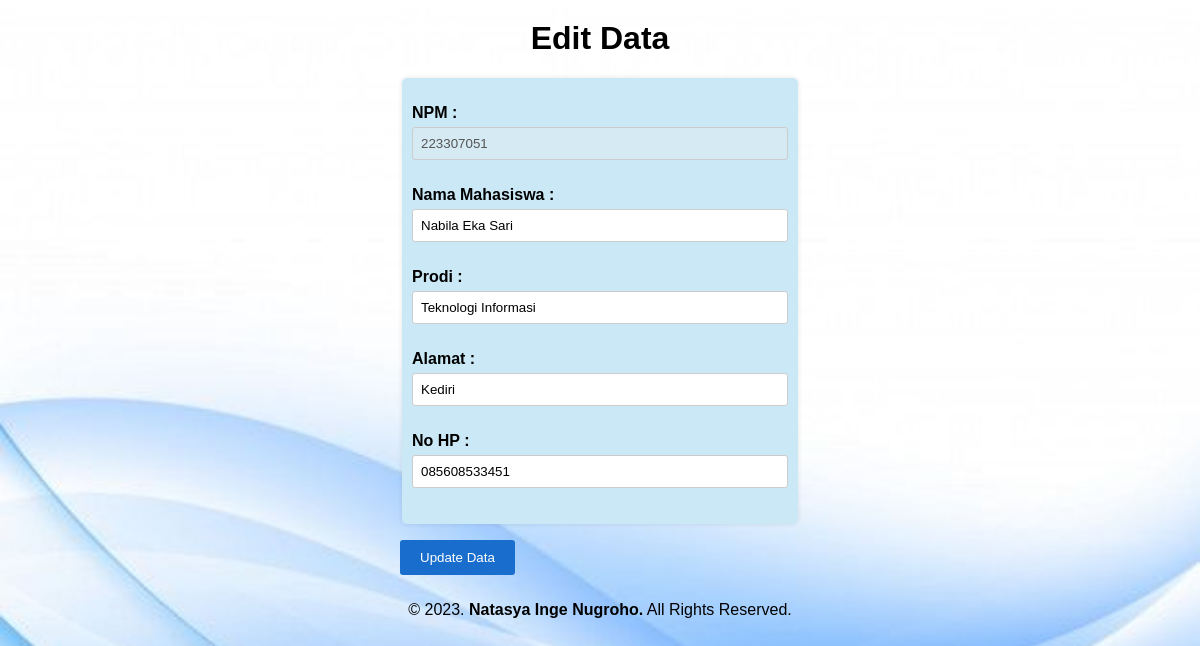
Page /editmahasiswa.php?npm=223307051 on the committed database.
### tables this page shows
CREATE TABLE `t_mahasiswa` (
  `npm` int(11) NOT NULL,
  `namaMhs` varchar(50) NOT NULL,
  `prodi` varchar(25) NOT NULL,
  `alamat` varchar(70) NOT NULL,
  `noHP` varchar(25) NOT NULL
);

### editmahasiswa.php (the view, shortened to what this page needs)
<?php
include 'koneksi.php';
if (isset($_GET['npm'])) {
    $id = $_GET['npm'];
    $query = "SELECT * FROM t_mahasiswa WHERE npm = ?";
    $stmt = $conn->prepare($query);
    $stmt->bind_param("s", $id);
    $stmt->execute();
    $result = $stmt->get_result();
    $data = $result->fetch_assoc();
    $npm = $data["npm"];
    $namaMhs = $data["namaMhs"];
    $prodi = $data["prodi"];
    $alamat = $data["alamat"];
    $noHP = $data["noHP"];
} else {
    header("location:viewmahasiswa.php");
}
?>
<!DOCTYPE html>
<html>
    <head>
    </head>
    <body>
        <h1>Edit Data</h1>
        <div class="container">
            <form id="form_mahasiswa" action="proses_editmahasiswa.php" method="post">
                <fieldset>
                    <p>
                        <label for="npm">NPM :</label>
                        <input type="text" name="npmDisabled" id="npmDisabled" value="<?php echo $npm; ?>" disabled>
                    </p>
                    <p>
                        <label for="namaMhs">Nama Mahasiswa :</label>
                        <input type="text" name="namaMhs" id="namaMhs" value="<?php echo $namaMhs; ?>">
                    </p>
                    <p>
                        <label for="prodi">Prodi :</label>
                        <input type="text" name="prodi" id="prodi" value="<?php echo $prodi; ?>">
                    </p>
                    <p>
                        <label for="alamat">Alamat :</label>
                        <input type="text" name="alamat" id="alamat" value="<?php echo $alamat; ?>">
                    </p>
                    <p>
                        <label for="noHP">No HP :</label>
                        <input type="text" name="noHP" id="noHP" value="<?php echo $noHP; ?>">
                    </p>
                </fieldset>
                <p>
                    <input type="submit" name="edit" value="Update Data">
                </p>
            </form>
        </div>
        <div id="copyright">
            <div class="wrapper">
            &copy; 2023. <b>Natasya Inge Nugroho.</b> All Rights Reserved.
            </div>
        </div>
    </body>
</html>

### editmahasiswa.php (style rules this page uses)
body { font-family: Arial, sans-serif; background-image: url("gambar/edit.jpeg"); background-size: cover; background-position: center; background-repeat: no-repeat; margin: 0; padding: 0; color: hsl(0, 0%, 100%); }
h1 { text-align: center; margin-top: 20px; color: #000000; }
.container { width: 400px; margin: auto; }
fieldset { background: hsl(199, 69%, 88%); border: none; padding: 10px; border-radius: 5px; box-shadow: 0 0 5px rgba(0, 0, 0, 0.1); }
label { display: block; margin-bottom: 5px; font-weight: bold; color: #000000; }
input[type="text"] { width: 100%; padding: 8px; border: 1px solid #ccc; border-radius: 3px; box-sizing: border-box; margin-bottom: 10px; }
input[type="submit"] { padding: 10px 20px; background-color: hsl(212, 78%, 45%); color: #fff; border: none; border-radius: 3px; cursor: pointer; }
#copyright { color: #000000; text-align: center; width: 100%; padding: 10px 0px 10px 0px; margin-top: 10px; }

### rows in the picture
t_mahasiswa: npmDisabled "223307051", namaMhs "Nabila Eka Sari", prodi "Teknologi Informasi", alamat "Kediri", noHP "085608533451"
